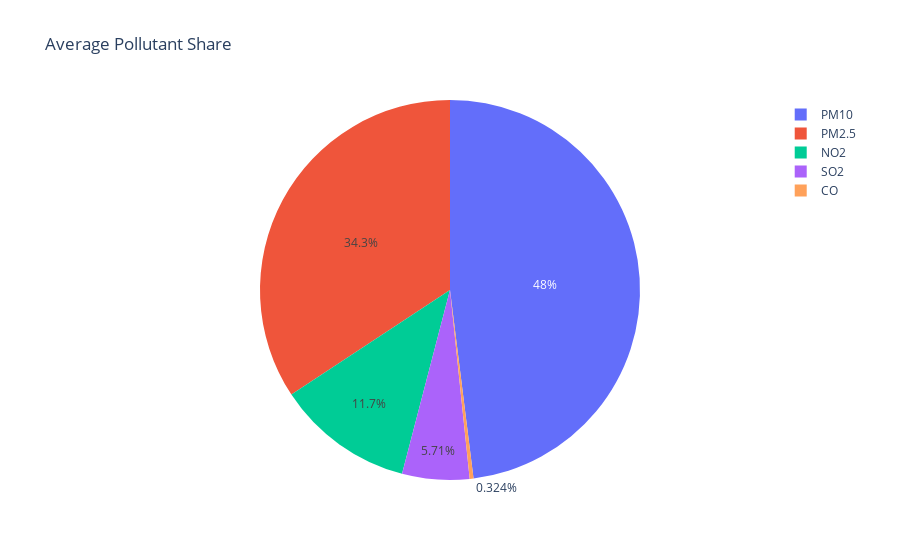

The notebook cell this image was saved under:
### Code cell
# 7. Pie Chart
avg = df[pollutants].mean().reset_index()
avg.columns = ['Pollutant', 'Mean']
px.pie(avg, names='Pollutant', values='Mean', title='Average Pollutant Share').show()

### Figure 1 — Plotly figure (JSON) as saved in the notebook; plotly's stock layout.template omitted (floating-point values rounded to 4 significant figures)
{"data": [{"domain": {"x": [0, 1], "y": [0, 1]}, "hovertemplate": "Pollutant=%{label}<br>Mean=%{value}<extra></extra>", "labels": ["PM2.5", "PM10", "NO2", "SO2", "CO"], "legendgroup": "", "name": "", "showlegend": true, "type": "pie", "values": [162.4, 227.5, 55.22, 27.07, 1.533]}], "layout": {"autosize": true, "legend": {"tracegroupgap": 0}, "title": {"text": "Average Pollutant Share"}}}
